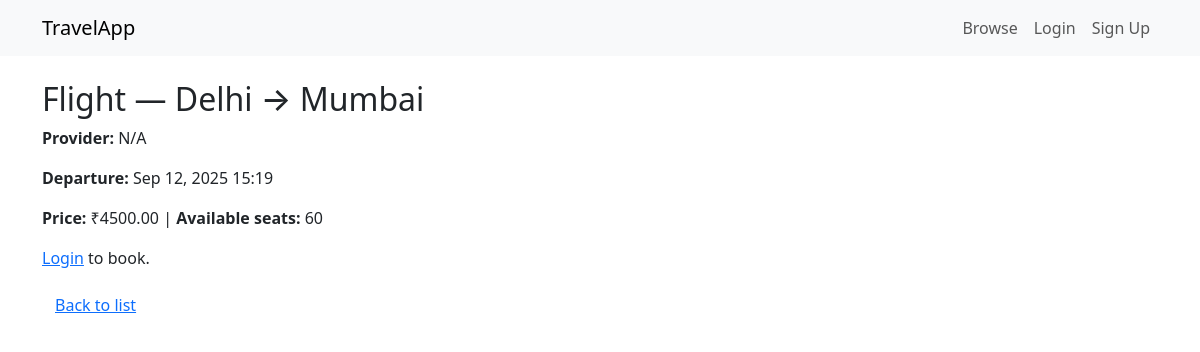
Page /options/4/ on the earlier database version.
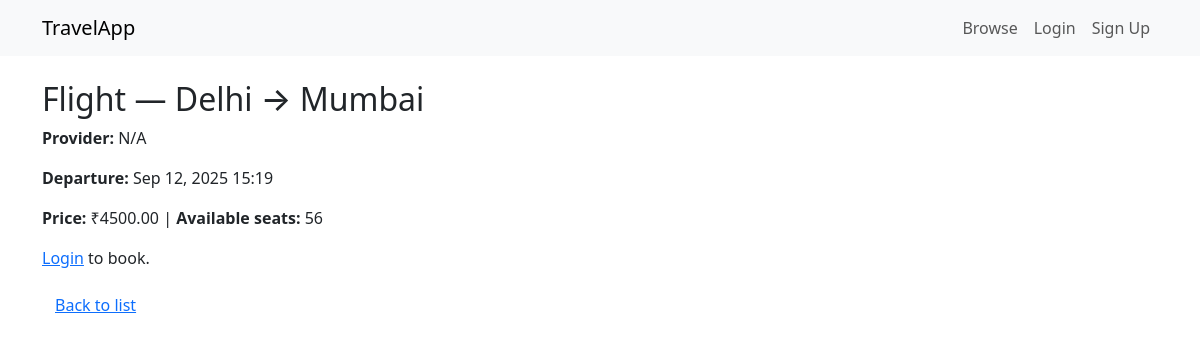
Same page on the later database version.
### bookings/models.py (models this page shows, shortened)
class TravelOption(models.Model):
    TRAVEL_TYPES = [
        ("Flight", "Flight"),
        ("Train", "Train"),
        ("Bus", "Bus"),
    ]
    available_seats = models.IntegerField(default=0)
    travel_type = models.CharField(max_length=20, choices=TRAVEL_TYPES)
    source = models.CharField(max_length=100)
    destination = models.CharField(max_length=100)
    depart_datetime = models.DateTimeField()
    price = models.DecimalField(max_digits=10, decimal_places=2)

### bookings/views.py (the view)
# urls.py: path('options/<int:pk>/', views.travel_detail, name='travel_detail'),
def travel_detail(request, pk):
    travel = get_object_or_404(TravelOption, pk=pk)
    return render(request, 'travel_detail.html', {'travel': travel})

### bookings/templates/travel_detail.html
{% extends "base.html" %}
{% block content %}
<h2>{{ travel.get_travel_type_display }} — {{ travel.source }} → {{ travel.destination }}</h2>
<p><strong>Provider:</strong> {{ travel.provider|default:"N/A" }}</p>
<p><strong>Departure:</strong> {{ travel.depart_datetime|date:"M d, Y H:i" }}</p>
<p><strong>Price:</strong> ₹{{ travel.price }} | <strong>Available seats:</strong> {{ travel.available_seats }}</p>
{% if user.is_authenticated %}
  <a href="{% url 'book_travel' travel.pk %}" class="btn btn-success {% if travel.available_seats == 0 %}disabled{% endif %}">Book Now</a>
{% else %}
  <p><a href="{% url 'login' %}">Login</a> to book.</p>
{% endif %}
<a href="{% url 'travel_list' %}" class="btn btn-link">Back to list</a>
{% endblock %}

### bookings/templates/base.html (shortened to what this page needs)
<!doctype html>
<html lang="en">
  <head>
    <link href="https://cdn.jsdelivr.net/npm/bootstrap@5.3.0/dist/css/bootstrap.min.css" rel="stylesheet">
  </head>
  <body>
    <nav class="navbar navbar-expand-lg navbar-light bg-light">
      <div class="container">
        <a class="navbar-brand" href="{% url 'home' %}">TravelApp</a>
        <div class="collapse navbar-collapse">
          <ul class="navbar-nav ms-auto align-items-center">
            <li class="nav-item"><a class="nav-link" href="{% url 'travel_list' %}">Browse</a></li>
            {% if user.is_authenticated %}
            <li class="nav-item"><a class="nav-link" href="{% url 'my_bookings' %}">My Bookings</a></li>
            <li class="nav-item"><a class="nav-link" href="{% url 'profile' %}">Profile</a></li>
            <li class="nav-item">
              <form method="post" action="{% url 'logout' %}" class="d-inline">
                {% csrf_token %}
                <button type="submit" class="btn btn-link nav-link p-0 m-0" style="border:none; background:none;">
                  Logout
                </button>
              </form>
            </li>
            {% else %}
            <li class="nav-item"><a class="nav-link" href="{% url 'login' %}">Login</a></li>
            <li class="nav-item"><a class="nav-link" href="{% url 'signup' %}">Sign Up</a></li>
            {% endif %}
          </ul>
        </div>
      </div>
    </nav>
    <div class="container mt-4">
      {% block content %}{% endblock %}
    </div>
  </body>
</html>

Differences in the rows shown:
changed TravelOption "Flight": available_seats "60" → "56"
